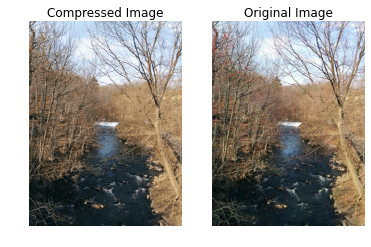
#> input picture sklearn_02/mlslpic/tree.png, 371 x 247 px
$ jupyter execute --allow-errors '4-聚类分析.ipynb'   (shell and % lines are left out)   (older library calls are emulated)
#> lines starting #> are read from the running program, lines starting #| are printed output that depends on the picture
# K-Means聚类

前面几章我们介绍了监督学习，包括从带标签的数据中学习的回归和分类算法。本章，我们讨论无监督学习算法，聚类（clustering）。聚类是用于找出不带标签数据的相似性的算法。我们将介绍K-Means聚类思想，解决一个图像压缩问题，然后对算法的效果进行评估。最后，我们把聚类和分类算法组合起来，解决一个半监督学习问题。

<!-- TEASER_END-->

在*第一章，机器学习基础*中，我们介绍过非监督学习的目的是从不带标签的训练数据中挖掘隐含的关系。聚类，或称为聚类分析（cluster analysis）是一种分组观察的方法，将更具相似性的样本归为一组，或一类（cluster），同组中的样本比其他组的样本更相似。与监督学习方法一样，我们用n维向量表示一个观测值。例如，假设你的训练数据如下图所示：

聚类算法可能会分成两组，用圆点和方块表示，如下图所示：

也可能分成四组，如下图所示：

聚类通常用于探索数据集。社交网络可以用聚类算法识别社区，然后向没有加入社区的用户进行推荐。在生物学领域，聚类用于找出有相似模式的基因组。推荐系统有时也利用聚类算法向用户推荐产品和媒体资源。在市场调查中，聚类算法用来做用户分组。下面，我们就用K-Means聚类算法来为一个数据集聚类。

## K-Means聚类算法简介

由于具有出色的速度和良好的可扩展性，K-Means聚类算法算得上是最著名的聚类方法。K-Means算法是一个重复移动类中心点的过程，把类的中心点，也称重心（centroids），移动到其包含成员的平均位置，然后重新划分其内部成员。$K$是算法计算出的超参数，表示类的数量；K-Means可以自动分配样本到不同的类，但是不能决定究竟要分几个类。$K$必须是一个比训练集样本数小的正整数。有时，类的数量是由问题内容指定的。例如，一个鞋厂有三种新款式，它想知道每种新款式都有哪些潜在客户，于是它调研客户，然后从数据里找出三类。也有一些问题没有指定聚类的数量，最优的聚类数量是不确定的。后面我们会介绍一种启发式方法来估计最优聚类数量，称为肘部法则（Elbow Method）。

K-Means的参数是类的重心位置和其内部观测值的位置。与广义线性模型和决策树类似，K-Means参数的最优解也是以成本函数最小化为目标。K-Means成本函数公式如下：

$$J = \sum_{k=1}^k\sum_{i \in {C_k}}{|x_i-\mu_k|}^2$$

$\mu_k$是第$k$个类的重心位置。成本函数是各个类畸变程度（distortions）之和。每个类的畸变程度等于该类重心与其内部成员位置距离的平方和。若类内部的成员彼此间越紧凑则类的畸变程度越小，反之，若类内部的成员彼此间越分散则类的畸变程度越大。求解成本函数最小化的参数就是一个重复配置每个类包含的观测值，并不断移动类重心的过程。首先，类的重心是随机确定的位置。实际上，重心位置等于随机选择的观测值的位置。每次迭代的时候，K-Means会把观测值分配到离它们最近的类，然后把重心移动到该类全部成员位置的平均值那里。让我们用如下表所示的训练数据来试验一下：

| 样本 | X0 | X1 |
| :-: | :-: | :-: |
| 1 | 7 | 5 |
| 2 | 5 | 7 |
| 3 | 7 | 7 |
| 4 | 3 | 3 |
| 5 | 4 | 6 |
| 6 | 1 | 4 |
| 7 | 0 | 0 |
| 8 | 2 | 2 |
| 9 | 8 | 7 |
| 10 | 6 | 8 |
| 11 | 5 | 5 |
| 12 | 3 | 7 |

上表有两个解释变量，每个样本有两个特征。画图如下所示：

[cell 1]
import matplotlib.pyplot as plt
from matplotlib.font_manager import FontProperties
font = FontProperties(fname=r"c:\windows\fonts\msyh.ttc", size=10)

[cell 2]
import numpy as np
X0 = np.array([7, 5, 7, 3, 4, 1, 0, 2, 8, 6, 5, 3])
X1 = np.array([5, 7, 7, 3, 6, 4, 0, 2, 7, 8, 5, 7])
plt.figure()
plt.axis([-1, 9, -1, 9])
plt.grid(True)
plt.plot(X0, X1, 'k.');
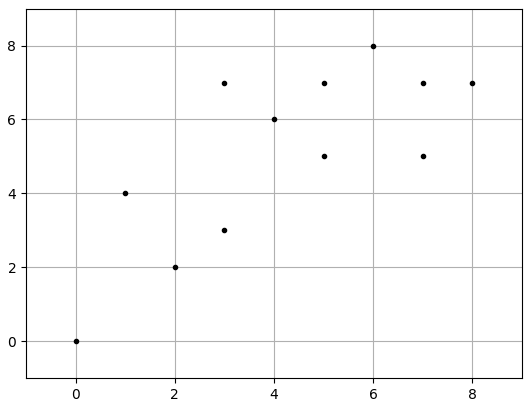
#> figure drawn by matplotlib, 1 panel

假设K-Means初始化时，将第一个类的重心设置在第5个样本，第二个类的重心设置在第11个样本.那么我们可以把每个实例与两个重心的距离都计算出来，将其分配到最近的类里面。计算结果如下表所示：

|样本|X0|X1|与C1距离|与C2距离|上次聚类结果|新聚类结果|是否改变|
|:-:|:-:|:-:|:-:|:-:|:-:|:-:|:-:|
|1|7|5|3.16 |2.00 |None|C2|YES|
|2|5|7|1.41 |2.00 |None|C1|YES|
|3|7|7|3.16 |2.83 |None|C2|YES|
|4|3|3|3.16 |2.83 |None|C2|YES|
|5|4|6|0.00 |1.41 |None|C1|YES|
|6|1|4|3.61 |4.12 |None|C1|YES|
|7|0|0|7.21 |7.07 |None|C2|YES|
|8|2|2|4.47 |4.24 |None|C2|YES|
|9|8|7|4.12 |3.61 |None|C2|YES|
|10|6|8|2.83 |3.16 |None|C1|YES|
|11|5|5|1.41 |0.00 |None|C2|YES|
|12|3|7|1.41 |2.83 |None|C1|YES|
|C1重心|4|6||||||
|C2重心|5|5||||||

新的重心位置和初始聚类结果如下图所示。第一类用X表示，第二类用点表示。重心位置用稍大的点突出显示。

[cell 3]
C1 = [1, 4, 5, 9, 11]
C2 = list(set(range(12)) - set(C1))
X0C1, X1C1 = X0[C1], X1[C1]
X0C2, X1C2 = X0[C2], X1[C2]
plt.figure()
plt.title('第一次迭代后聚类结果',fontproperties=font)
plt.axis([-1, 9, -1, 9])
plt.grid(True)
plt.plot(X0C1, X1C1, 'rx')
plt.plot(X0C2, X1C2, 'g.')
plt.plot(4,6,'rx',ms=12.0)
plt.plot(5,5,'g.',ms=12.0);
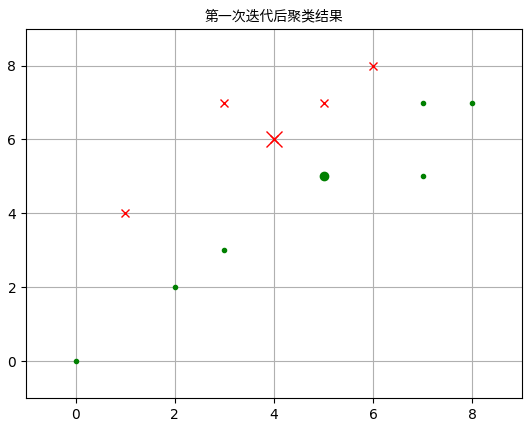
#> figure drawn by matplotlib, 1 panel

现在我们重新计算两个类的重心，把重心移动到新位置，并重新计算各个样本与新重心的距离，并根据距离远近为样本重新归类。结果如下表所示：

|样本|X0|X1|与C1距离|与C2距离|上次聚类结果|新聚类结果|是否改变|
|:-:|:-:|:-:|:-:|:-:|:-:|:-:|:-:|
|1|7|5|3.49 |2.58 |C2|C2|NO|
|2|5|7|1.34 |2.89 |C1|C1|NO|
|3|7|7|3.26 |3.75 |C2|C1|YES|
|4|3|3|3.49 |1.94 |C2|C2|NO|
|5|4|6|0.45 |1.94 |C1|C1|NO|
|6|1|4|3.69 |3.57 |C1|C2|YES|
|7|0|0|7.44 |6.17 |C2|C2|NO|
|8|2|2|4.75 |3.35 |C2|C2|NO|
|9|8|7|4.24 |4.46 |C2|C1|YES|
|10|6|8|2.72 |4.11 |C1|C1|NO|
|11|5|5|1.84 |0.96 |C2|C2|NO|
|12|3|7|1.00 |3.26 |C1|C1|NO|
|C1重心|3.80|6.40||||||
|C2重心|4.57|4.14|||||||

画图结果如下：

[cell 4]
C1 = [1, 2, 4, 8, 9, 11]
C2 = list(set(range(12)) - set(C1))
X0C1, X1C1 = X0[C1], X1[C1]
X0C2, X1C2 = X0[C2], X1[C2]
plt.figure()
plt.title('第二次迭代后聚类结果',fontproperties=font)
plt.axis([-1, 9, -1, 9])
plt.grid(True)
plt.plot(X0C1, X1C1, 'rx')
plt.plot(X0C2, X1C2, 'g.')
plt.plot(3.8,6.4,'rx',ms=12.0)
plt.plot(4.57,4.14,'g.',ms=12.0);

我们再重复一次上面的做法，把重心移动到新位置，并重新计算各个样本与新重心的距离，并根据距离远近为样本重新归类。结果如下表所示：

|样本|X0|X1|与C1距离|与C2距离|上次聚类结果|新聚类结果|是否改变|
|:-:|:-:|:-:|:-:|:-:|:-:|:-:|:-:|
|1|7|5|2.50 |5.28 |C1|C1|NO|
|2|5|7|0.50 |5.05 |C1|C1|NO|
|3|7|7|1.50 |6.38 |C1|C1|NO|
|4|3|3|4.72 |0.82 |C2|C2|NO|
|5|4|6|1.80 |3.67 |C1|C1|NO|
|6|1|4|5.41 |1.70 |C2|C2|NO|
|7|0|0|8.90 |3.56 |C2|C2|NO|
|8|2|2|6.10 |0.82 |C2|C2|NO|
|9|8|7|2.50 |7.16 |C1|C1|NO|
|10|6|8|1.12 |6.44 |C1|C1|NO|
|11|5|5|2.06 |3.56 |C2|C1|YES|
|12|3|7|2.50 |4.28 |C1|C1|NO|
|C1重心|5.50|7.00||||||
|C2重心|2.20|2.80|||||||

画图结果如下：

[cell 5]
C1 = [0, 1, 2, 4, 8, 9, 10, 11]
C2 = list(set(range(12)) - set(C1))
X0C1, X1C1 = X0[C1], X1[C1]
X0C2, X1C2 = X0[C2], X1[C2]
plt.figure()
plt.title('第三次迭代后聚类结果',fontproperties=font)
plt.axis([-1, 9, -1, 9])
plt.grid(True)
plt.plot(X0C1, X1C1, 'rx')
plt.plot(X0C2, X1C2, 'g.')
plt.plot(5.5,7.0,'rx',ms=12.0)
plt.plot(2.2,2.8,'g.',ms=12.0);

再重复上面的方法就会发现类的重心不变了，K-Means会在条件满足的时候停止重复聚类过程。通常，条件是前后两次迭代的成本函数值的差达到了限定值，或者是前后两次迭代的重心位置变化达到了限定值。如果这些停止条件足够小，K-Means就能找到最优解。不过这个最优解不一定是全局最优解。

### 局部最优解

前面介绍过K-Means的初始重心位置是随机选择的。有时，如果运气不好，随机选择的重心会导致K-Means陷入局部最优解。例如，K-Means初始重心位置如下图所示：

K-Means最终会得到一个局部最优解，如下图所示。这些类可能没有实际意义，而上面和下面两部分观测值可能是更有合理的聚类结果。为了避免局部最优解，K-Means通常初始时要重复运行十几次甚至上百次。每次重复时，它会随机的从不同的位置开始初始化。最后把最小的成本函数对应的重心位置作为初始化位置。

### 肘部法则

如果问题中没有指定$K$的值，可以通过肘部法则这一技术来估计聚类数量。肘部法则会把不同$K$值的成本函数值画出来。随着$K$值的增大，平均畸变程度会减小；每个类包含的样本数会减少，于是样本离其重心会更近。但是，随着$K$值继续增大，平均畸变程度的改善效果会不断减低。$K$值增大过程中，畸变程度的改善效果下降幅度最大的位置对应的$K$值就是肘部。下面让我们用肘部法则来确定最佳的$K$值。下图数据明显可分成两类：

[cell 6]
import numpy as np
cluster1 = np.random.uniform(0.5, 1.5, (2, 10)) #https://blog.csdn.net/u013920434/article/details/52507173
cluster2 = np.random.uniform(3.5, 4.5, (2, 10))
X = np.hstack((cluster1, cluster2)).T   # 40 x 2
plt.figure()
plt.axis([0, 5, 0, 5])
plt.grid(True)
plt.plot(X[:,0],X[:,1],'k.');
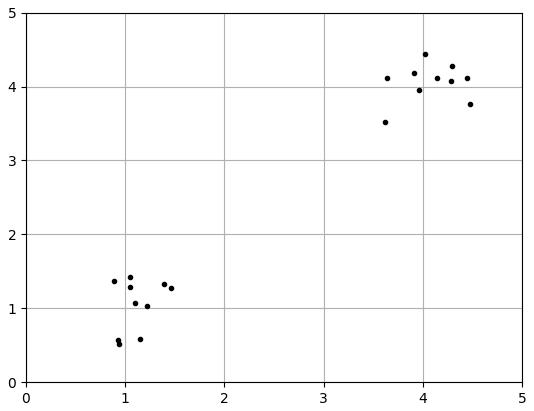
#> figure drawn by matplotlib, 1 panel

我们计算$K$值从1到10对应的平均畸变程度：

https://www.cnblogs.com/aiyuxi/p/6310141.html

https://blog.csdn.net/kancy110/article/details/75675574

[cell 7]
from sklearn.cluster import KMeans
from scipy.spatial.distance import cdist
K = range(1, 10)
meandistortions = []
for k in K:
    kmeans = KMeans(n_clusters=k)
    kmeans.fit(X)
    # cdist()点到各类中心点的距离
    meandistortions.append(sum(np.min(cdist(X, kmeans.cluster_centers_, 'euclidean'), axis=1)) / X.shape[0])
plt.plot(K, meandistortions, 'bx-')
plt.xlabel('k')
plt.ylabel('平均畸变程度',fontproperties=font)
plt.title('用肘部法则来确定最佳的K值',fontproperties=font);
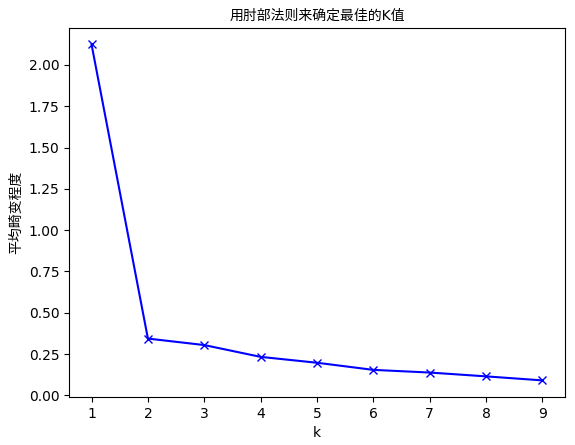
#> figure drawn by matplotlib, 1 panel

从图中可以看出，$K$值从1到2时，平均畸变程度变化最大。超过2以后，平均畸变程度变化显著降低。因此肘部就是$K=2$。下面我们再用肘部法则来确定3个类的最佳的K值：

[cell 8]
import numpy as np
x1 = np.array([1, 2, 3, 1, 5, 6, 5, 5, 6, 7, 8, 9, 7, 9])
x2 = np.array([1, 3, 2, 2, 8, 6, 7, 6, 7, 1, 2, 1, 1, 3])
X = np.array(list(zip(x1, x2))).reshape(len(x1), 2)
plt.figure()
plt.axis([0, 10, 0, 10])
plt.grid(True)
plt.plot(X[:,0],X[:,1],'k.');
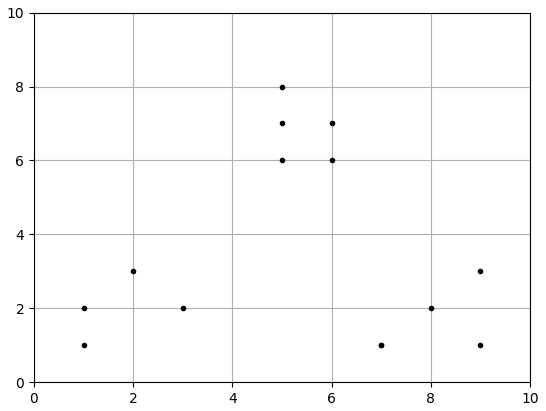
#> figure drawn by matplotlib, 1 panel

[cell 9]
from sklearn.cluster import KMeans
from scipy.spatial.distance import cdist
K = range(1, 10)
meandistortions = []
for k in K:
    kmeans = KMeans(n_clusters=k)
    kmeans.fit(X)
    meandistortions.append(sum(np.min(cdist(X, kmeans.cluster_centers_, 'euclidean'), axis=1)) / X.shape[0])
plt.plot(K, meandistortions, 'bx-')
plt.xlabel('k')
plt.ylabel('平均畸变程度',fontproperties=font)
plt.title('用肘部法则来确定最佳的K值',fontproperties=font);
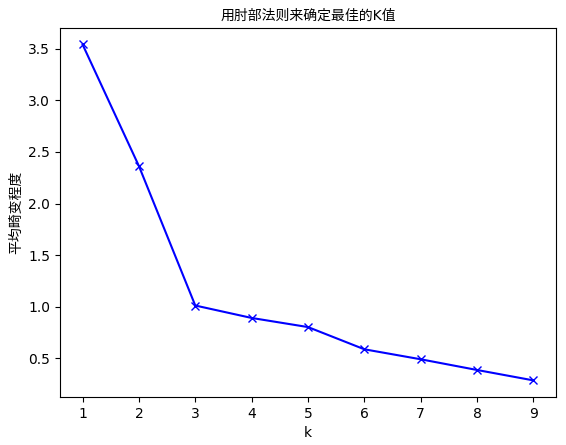
#> figure drawn by matplotlib, 1 panel

从图中可以看出，$K$值从1到3时，平均畸变程度变化最大。超过3以后，平均畸变程度变化显著降低。因此肘部就是$K=3$。

## 聚类效果评估

我们把机器学习定义为对系统的设计和学习，通过对经验数据的学习，将任务效果的不断改善作为一个度量标准。K-Means是一种非监督学习，没有标签和其他信息来比较聚类结果。但是，我们还是有一些指标可以评估算法的性能。

我们已经介绍过类的畸变程度的度量方法。本节为将介绍另一种聚类算法效果评估方法称为轮廓系数（Silhouette Coefficient）。轮廓系数是类的密集与分散程度的评价指标。它会随着类的规模增大而增大。彼此相距很远，本身很密集的类，其轮廓系数较大，彼此集中，本身很大的类，其轮廓系数较小。轮廓系数是通过所有样本计算出来的，计算每个样本分数的均值，计算公式如下：

$$s = \frac {ba} {max(a,b)}$$

$a$是每一个类中样本彼此距离的均值，$b$是一个类中样本与其最近的那个类的所有样本的距离的均值。下面的例子运行四次K-Means，从一个数据集中分别创建2，3，4，8个类，然后分别计算它们的轮廓系数。

[cell 10]
import numpy as np
from sklearn.cluster import KMeans
from sklearn import metrics

plt.figure(figsize=(8, 10))
plt.subplot(3, 2, 1)
x1 = np.array([1, 2, 3, 1, 5, 6, 5, 5, 6, 7, 8, 9, 7, 9])
x2 = np.array([1, 3, 2, 2, 8, 6, 7, 6, 7, 1, 2, 1, 1, 3])
X = np.array(list(zip(x1, x2))).reshape(len(x1), 2)
plt.xlim([0, 10])
plt.ylim([0, 10])
plt.title('样本',fontproperties=font)
plt.scatter(x1, x2)
colors = ['b', 'g', 'r', 'c', 'm', 'y', 'k', 'b']
markers = ['o', 's', 'D', 'v', '^', 'p', '*', '+']
tests = [2, 3, 4, 5, 8]
subplot_counter = 1
for t in tests:
    subplot_counter += 1
    plt.subplot(3, 2, subplot_counter)
    kmeans_model = KMeans(n_clusters=t).fit(X)
    for i, l in enumerate(kmeans_model.labels_):
        plt.plot(x1[i], x2[i], color=colors[l], marker=markers[l],ls='None')
        plt.xlim([0, 10])
        plt.ylim([0, 10])
        plt.title('K = %s, 轮廓系数 = %.03f' % (t, metrics.silhouette_score(X, kmeans_model.labels_,metric='euclidean')),fontproperties=font)
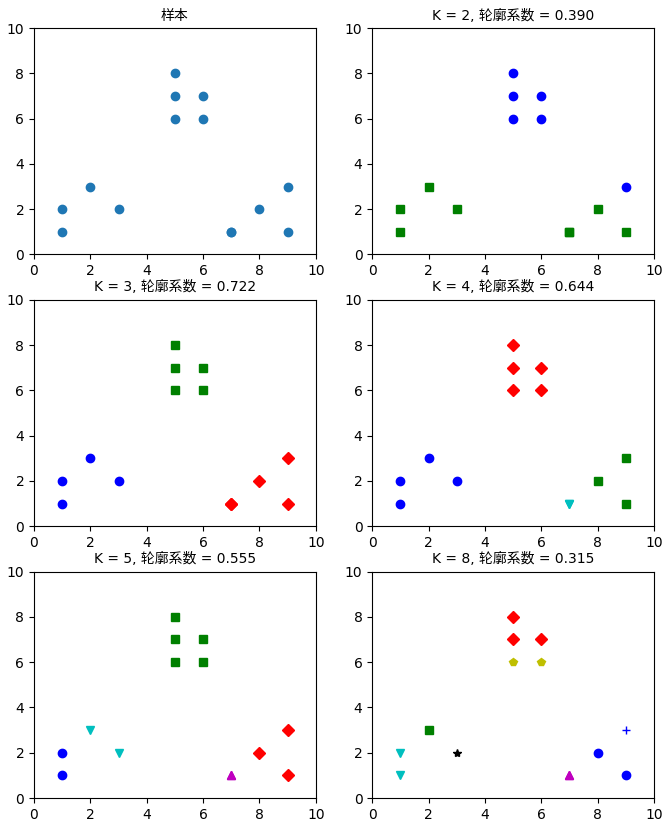
#> figure drawn by matplotlib, 6 panels

很显然，这个数据集包括三个类。在$K=3$的时候轮廓系数是最大的。在$K=8$的时候，每个类的样本不仅彼此很接近，而且与其他类的样本也非常接近，因此这时轮廓系数是最小的。

## 图像量化

前面我们用聚类算法探索了结构化数据集。现在我们用它来解决一个新问题。图像量化（image quantization）是一种将图像中相似颜色替换成同样颜色的有损压缩方法。图像量化会减少图像的存储空间，由于表示不同颜色的字节减少了。下面的例子中，我们将用聚类方法从一张图片中找出包含图片大多数颜色的压缩颜色调色板（palette），然后我们用这个压缩颜色调色板重新生成图片。这个例子需要用`mahotas`图像处理库，可以通过`pip install mahotas`安装：

[cell 11]
import numpy as np
from sklearn.cluster import KMeans
from sklearn.utils import shuffle
import mahotas as mh

首先，读入图片，然后将图片矩阵展开成一个行向量。

[cell 12]
original_img = np.array(mh.imread('mlslpic/tree.png'), dtype=np.float64) / 255
original_dimensions = tuple(original_img.shape)
#> original_dimensions = (247, 371, 3)
width, height, depth = tuple(original_img.shape)
#> width = 247; height = 371; depth = 3
image_flattened = np.reshape(original_img, (width * height, depth))

然后我们用K-Means算法在随机选择1000个颜色样本中建立64个类。每个类都可能是压缩调色板中的一种颜色。

[cell 13]
image_array_sample = shuffle(image_flattened, random_state=0)[:1000]
#> image_array_sample = 1000 rows, first 8: [0.635, 0.694, 0.796], [0.769, 0.757, 0.792], [0.753, 0.851, 0.941], [0.773, 0.737, 0.737], [0.322, 0.282, 0.235], [1, 1, 1], [0.114, 0.149, 0.129], [0.314, 0.235, 0.161]
estimator = KMeans(n_clusters=64, random_state=0)
estimator.fit(image_array_sample)

之后，我们为原始图片的每个像素进行类的分配。

[cell 14]
cluster_assignments = estimator.predict(image_flattened)

最后，我们建立通过压缩调色板和类分配结果创建压缩后的图片：

[cell 15]
compressed_palette = estimator.cluster_centers_
compressed_img = np.zeros((width, height, compressed_palette.shape[1]))
label_idx = 0
for i in range(width):
    for j in range(height):
        compressed_img[i][j] = compressed_palette[cluster_assignments[label_idx]]
        label_idx += 1
#> after the loop, label_idx = 91637
plt.subplot(122)
plt.title('Original Image')
plt.imshow(original_img)
plt.axis('off')
plt.subplot(121)
plt.title('Compressed Image')
plt.imshow(compressed_img)
plt.axis('off')
plt.show()
